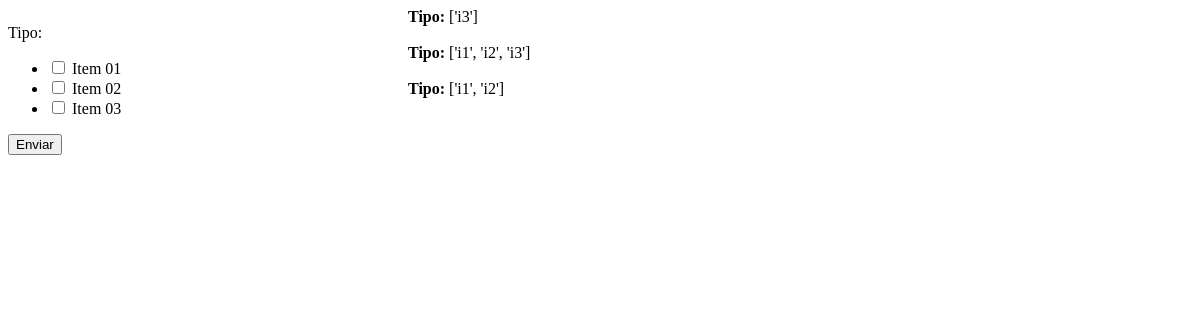
Before: / with the older database file.
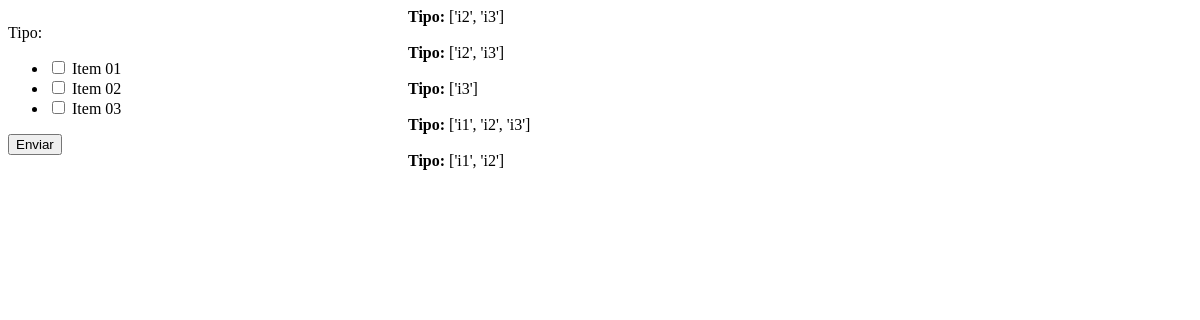
After: the same page with the newer database file.
### d18_django_forms_checkbox_multi/models.py (models this page shows, shortened)
class CheckBox(models.Model):
    tipo = models.CharField(max_length=100)

### d18_django_forms_checkbox_multi/views.py (the view)
# urls.py: url(r'^$', views.index, name='index'),
def index(request):
    listar_check = CheckBox.objects.order_by('-id')
    form = CheckboxForm()
    return render(request, 'd18_django_forms_checkbox_multi/index.html', {'form': form,'listar_check': listar_check})

### d18_django_forms_checkbox_multi/forms.py
class CheckboxForm(forms.ModelForm):
    CHECKBOX_LIST = (
        ('i1', 'Item 01'),
        ('i2', 'Item 02'),
        ('i3', 'Item 03'),
    )
    tipo = forms.ChoiceField(widget=forms.CheckboxSelectMultiple, choices=CHECKBOX_LIST )
    class Meta:
        model = CheckBox
        fields = ('tipo',)

### templates/d18_django_forms_checkbox_multi/index.html (shortened to what this page needs)
<!DOCTYPE html>
<html>
    <head>
    </head>
    <body>
        <div style="float:left; width:400px">
            <form method="POST" action="{% url 'views.enviar' %}">
                {{ form.as_p }}
                <button type="submit">Enviar</button>
            </form>
        </div>
        <div style="float:left; width:400px">
            {% if listar_check %}
                {% for check in listar_check %}
                    <b>Tipo: </b> {{ check.tipo }}<br><br>
                {% endfor %}
            {% endif %}
        </div>
    </body>
</html>

Changed rows visible on the page:
added CheckBox: tipo "['i2', 'i3']"
added CheckBox: tipo "['i2', 'i3']"
